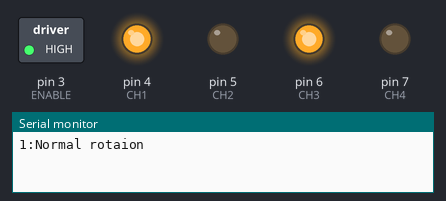
This sketch was run on a simulated Arduino Uno, built with avr-gcc and run on an emulated ATmega328P. Shown: switched loads named in the sketch (green lamp = pin HIGH), output pins drawn as LEDs (lit = HIGH), the last lines printed to the serial monitor.

Above: at 1.0 s.
At 2.0 s:
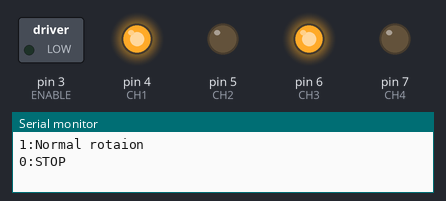
At 3.0 s:
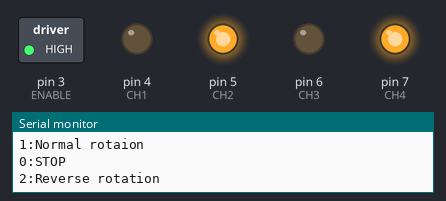
At 4.0 s:
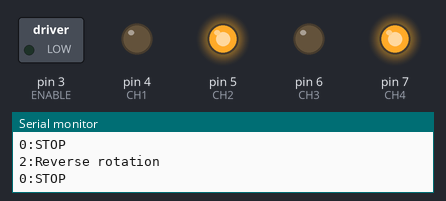
Timing chart, 0 to 5.7 s (numbered marks = the images above):
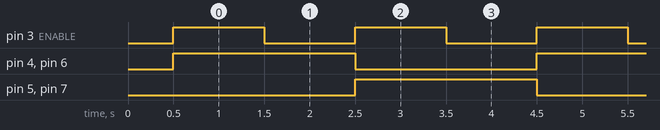

The sketch:

motor_test2.ino
```cpp
const int ENABLE = 3;
const int CH1 = 4;
const int CH2 = 5;
const int CH3 = 6;
const int CH4 = 7;

void setup() {
  // put your setup code here, to run once:
  Serial.begin(9600);
  pinMode(ENABLE,OUTPUT);  // 7番ピンをOUTPUT指定
  pinMode(CH1,OUTPUT);    // 5番ピンをOUTPUT指定
  pinMode(CH2,OUTPUT);    // 3版ピンをOUTPUT指定
  pinMode(CH3,OUTPUT);    // 10番ピンをOUTPUT指定
  pinMode(CH4,OUTPUT);    // 11版ピンをOUTPUT指定

  // 初期化 DCモータが突然動きださないように
  digitalWrite(ENABLE,LOW); // disable
  delay(500);
}

void loop() {
    Serial.println("1:Normal rotaion");
    digitalWrite(ENABLE,HIGH); // enable on
    digitalWrite(CH1,HIGH);
    digitalWrite(CH2,LOW);
    digitalWrite(CH3,HIGH);
    digitalWrite(CH4,LOW);
    delay(1000);

    Serial.println("0:STOP");
    digitalWrite(ENABLE,LOW); // disable
    delay(1000);

    Serial.println("2:Reverse rotation");
    digitalWrite(ENABLE,HIGH); // enable on
    analogWrite(CH1,LOW);
    digitalWrite(CH2,HIGH);
    digitalWrite(CH3,LOW);
    digitalWrite(CH4,HIGH);
    delay(1000);

    Serial.println("0:STOP");
    digitalWrite(ENABLE,LOW); // disable
    delay(1000);
}
```

Measured:
- by itself, pin 3 (ENABLE): alternates HIGH for 1.0 s and LOW for 1.0 s
- by itself, pin 4 (CH1), pin 5 (CH2), pin 6 (CH3), pin 7 (CH4): alternates HIGH for 2.0 s and LOW for 2.0 s
- by itself, everything shown: repeats every 4.0 s, in 4 steps
